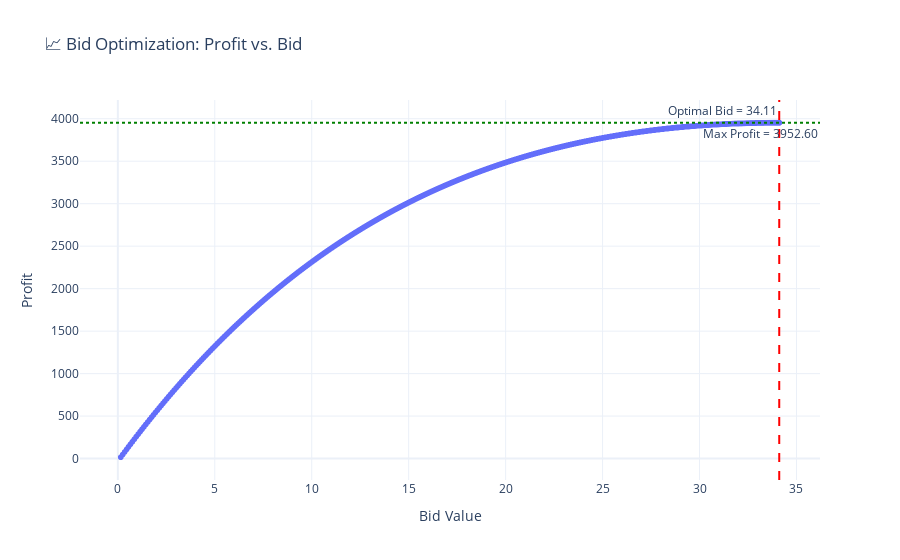
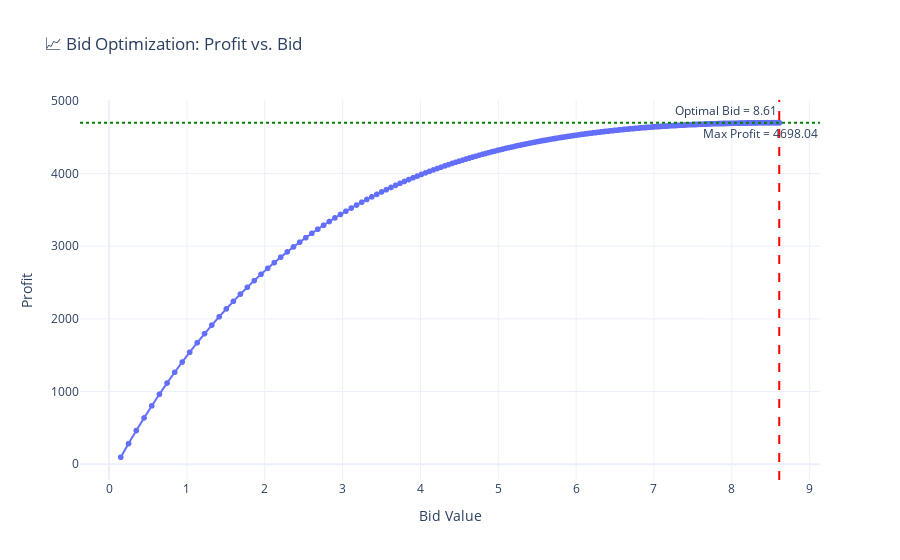
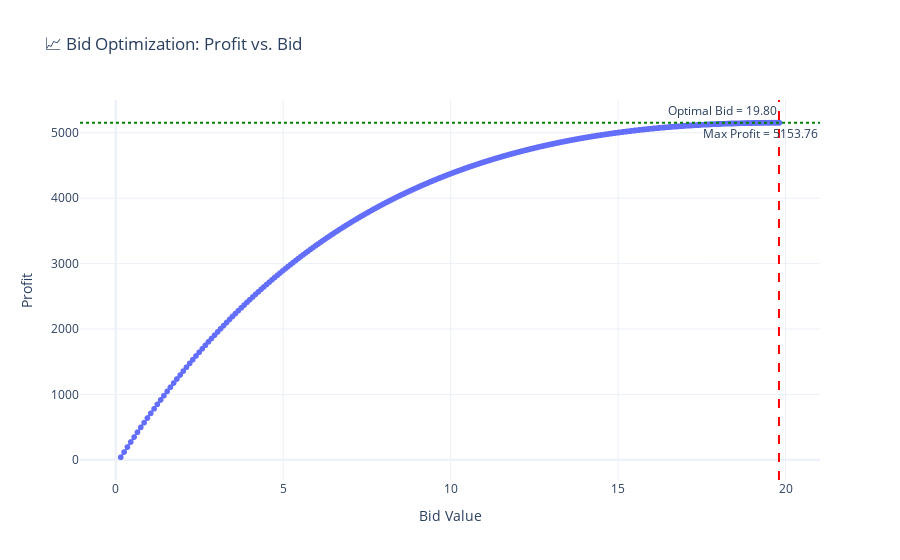
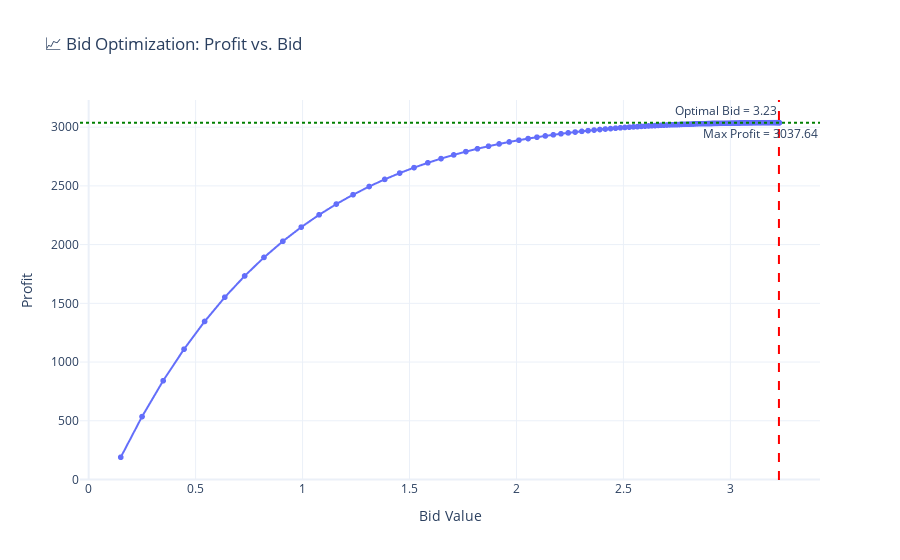

The cell these charts' notebook holds for them, in order:
### Code cell
import jax
import jax.numpy as jnp
import optax
import matplotlib.pyplot as plt

# Constants (you can adjust these)
def Optbid(alpha,beta,ltv,conversion_rate):
    # alpha = 100.0
    # beta = 0.8
    # ltv = 500.0
    # conversion_rate = 0.02

    # Profit Function: Profit(bid)
    def profit_fn(bid):
        clicks = alpha * (1 - jnp.exp(-beta * bid))
        value = ltv * conversion_rate - bid
        return clicks * value

    # Since we want to MAXIMIZE profit, we MINIMIZE negative profit
    def neg_profit(bid):
        return -profit_fn(bid)

    #Initialize bid value (start point)
    bid = jnp.array(0.05)
    optimizer = optax.adam(learning_rate=0.1)
    opt_state = optimizer.init(bid)

    @jax.jit
    def optimization_step(bid, opt_state):
        loss, grad = jax.value_and_grad(neg_profit)(bid)
        updates, opt_state = optimizer.update(grad, opt_state)
        bid = optax.apply_updates(bid, updates)
        return bid, opt_state, -loss  # return profit

    profits = []
    bids = []

    for epoch in range(8000):
        bid, opt_state, profit = optimization_step(bid, opt_state)
        bids.append(float(bid))
        profits.append(float(profit))
    
    # Convert optimization history to DataFrame
    df_plot = pd.DataFrame({
        'Bid': bids,
        'Profit': profits
    })

    print(f"\n✅ Optimal Bid: {float(bid):.4f}")
    print(f"📈 Max Profit: {float(profit):.4f}")
    return df_plot

import plotly.express as px
import plotly.graph_objects as go
import pandas as pd


def plotPlotly(df_plot):
    # Identify optimal values
    optimal_index = df_plot['Profit'].idxmax()
    optimal_bid = df_plot.loc[optimal_index, 'Bid']
    optimal_profit = df_plot.loc[optimal_index, 'Profit']

    # Plot using Plotly
    fig = px.line(
        df_plot,
        x='Bid',
        y='Profit',
        title='📈 Bid Optimization: Profit vs. Bid',
        markers=True,
        labels={'Bid': 'Bid Value', 'Profit': 'Profit'}
    )

    # Add vertical line at optimal bid
    fig.add_vline(
        x=optimal_bid,
        line_dash="dash",
        line_color="red",
        annotation_text=f"Optimal Bid = {optimal_bid:.2f}",
        annotation_position="top left"
    )

    # Add horizontal line at max profit
    fig.add_hline(
        y=optimal_profit,
        line_dash="dot",
        line_color="green",
        annotation_text=f"Max Profit = {optimal_profit:.2f}",
        annotation_position="bottom right"
    )

    # Style
    fig.update_layout(template='plotly_white')
    fig.show()

for item in zip(alphalst,betalst,LTVLst,ConvRate1):
    bidDf=Optbid(alpha=item[0],
           beta=item[1],
           ltv=item[2],
           conversion_rate=item[3])
    plotPlotly(bidDf)

### Figure 1 — Plotly figure (JSON) as saved in the notebook; plotly's stock layout.template omitted (floating-point values rounded to 4 significant figures; data arrays with more than 128 entries replaced by an {"elided": "..."} marker saying what was removed)
{"data": [{"hovertemplate": "Bid Value=%{x}<br>Profit=%{y}<extra></extra>", "legendgroup": "", "line": {"color": "#636efa", "dash": "solid"}, "marker": {"symbol": "circle"}, "mode": "lines+markers", "name": "", "showlegend": false, "type": "scattergl", "x": {"elided": "8000 float values"}, "xaxis": "x", "y": {"elided": "8000 float values"}, "yaxis": "y"}], "layout": {"annotations": [{"showarrow": false, "text": "Optimal Bid = 34.11", "x": 34.11, "xanchor": "right", "xref": "x", "y": 1, "yanchor": "top", "yref": "y domain"}, {"showarrow": false, "text": "Max Profit = 3952.60", "x": 1, "xanchor": "right", "xref": "x domain", "y": 3953.0, "yanchor": "top", "yref": "y"}], "legend": {"tracegroupgap": 0}, "shapes": [{"line": {"color": "red", "dash": "dash"}, "type": "line", "x0": 34.11, "x1": 34.11, "xref": "x", "y0": 0, "y1": 1, "yref": "y domain"}, {"line": {"color": "green", "dash": "dot"}, "type": "line", "x0": 0, "x1": 1, "xref": "x domain", "y0": 3953.0, "y1": 3953.0, "yref": "y"}], "title": {"text": "📈 Bid Optimization: Profit vs. Bid"}, "xaxis": {"anchor": "y", "domain": [0, 1], "title": {"text": "Bid Value"}}, "yaxis": {"anchor": "x", "domain": [0, 1], "title": {"text": "Profit"}}}}

### Figure 2 — Plotly figure (JSON) as saved in the notebook; plotly's stock layout.template omitted (floating-point values rounded to 4 significant figures; data arrays with more than 128 entries replaced by an {"elided": "..."} marker saying what was removed)
{"data": [{"hovertemplate": "Bid Value=%{x}<br>Profit=%{y}<extra></extra>", "legendgroup": "", "line": {"color": "#636efa", "dash": "solid"}, "marker": {"symbol": "circle"}, "mode": "lines+markers", "name": "", "showlegend": false, "type": "scattergl", "x": {"elided": "8000 float values"}, "xaxis": "x", "y": {"elided": "8000 float values"}, "yaxis": "y"}], "layout": {"annotations": [{"showarrow": false, "text": "Optimal Bid = 8.61", "x": 8.609, "xanchor": "right", "xref": "x", "y": 1, "yanchor": "top", "yref": "y domain"}, {"showarrow": false, "text": "Max Profit = 4698.04", "x": 1, "xanchor": "right", "xref": "x domain", "y": 4698.0, "yanchor": "top", "yref": "y"}], "legend": {"tracegroupgap": 0}, "shapes": [{"line": {"color": "red", "dash": "dash"}, "type": "line", "x0": 8.609, "x1": 8.609, "xref": "x", "y0": 0, "y1": 1, "yref": "y domain"}, {"line": {"color": "green", "dash": "dot"}, "type": "line", "x0": 0, "x1": 1, "xref": "x domain", "y0": 4698.0, "y1": 4698.0, "yref": "y"}], "title": {"text": "📈 Bid Optimization: Profit vs. Bid"}, "xaxis": {"anchor": "y", "domain": [0, 1], "title": {"text": "Bid Value"}}, "yaxis": {"anchor": "x", "domain": [0, 1], "title": {"text": "Profit"}}}}

### Figure 3 — Plotly figure (JSON) as saved in the notebook; plotly's stock layout.template omitted (floating-point values rounded to 4 significant figures; data arrays with more than 128 entries replaced by an {"elided": "..."} marker saying what was removed)
{"data": [{"hovertemplate": "Bid Value=%{x}<br>Profit=%{y}<extra></extra>", "legendgroup": "", "line": {"color": "#636efa", "dash": "solid"}, "marker": {"symbol": "circle"}, "mode": "lines+markers", "name": "", "showlegend": false, "type": "scattergl", "x": {"elided": "8000 float values"}, "xaxis": "x", "y": {"elided": "8000 float values"}, "yaxis": "y"}], "layout": {"annotations": [{"showarrow": false, "text": "Optimal Bid = 19.80", "x": 19.8, "xanchor": "right", "xref": "x", "y": 1, "yanchor": "top", "yref": "y domain"}, {"showarrow": false, "text": "Max Profit = 5153.76", "x": 1, "xanchor": "right", "xref": "x domain", "y": 5154.0, "yanchor": "top", "yref": "y"}], "legend": {"tracegroupgap": 0}, "shapes": [{"line": {"color": "red", "dash": "dash"}, "type": "line", "x0": 19.8, "x1": 19.8, "xref": "x", "y0": 0, "y1": 1, "yref": "y domain"}, {"line": {"color": "green", "dash": "dot"}, "type": "line", "x0": 0, "x1": 1, "xref": "x domain", "y0": 5154.0, "y1": 5154.0, "yref": "y"}], "title": {"text": "📈 Bid Optimization: Profit vs. Bid"}, "xaxis": {"anchor": "y", "domain": [0, 1], "title": {"text": "Bid Value"}}, "yaxis": {"anchor": "x", "domain": [0, 1], "title": {"text": "Profit"}}}}

### Figure 4 — Plotly figure (JSON) as saved in the notebook; plotly's stock layout.template omitted (floating-point values rounded to 4 significant figures; data arrays with more than 128 entries replaced by an {"elided": "..."} marker saying what was removed)
{"data": [{"hovertemplate": "Bid Value=%{x}<br>Profit=%{y}<extra></extra>", "legendgroup": "", "line": {"color": "#636efa", "dash": "solid"}, "marker": {"symbol": "circle"}, "mode": "lines+markers", "name": "", "showlegend": false, "type": "scattergl", "x": {"elided": "8000 float values"}, "xaxis": "x", "y": {"elided": "8000 float values"}, "yaxis": "y"}], "layout": {"annotations": [{"showarrow": false, "text": "Optimal Bid = 3.23", "x": 3.227, "xanchor": "right", "xref": "x", "y": 1, "yanchor": "top", "yref": "y domain"}, {"showarrow": false, "text": "Max Profit = 3037.64", "x": 1, "xanchor": "right", "xref": "x domain", "y": 3038.0, "yanchor": "top", "yref": "y"}], "legend": {"tracegroupgap": 0}, "shapes": [{"line": {"color": "red", "dash": "dash"}, "type": "line", "x0": 3.227, "x1": 3.227, "xref": "x", "y0": 0, "y1": 1, "yref": "y domain"}, {"line": {"color": "green", "dash": "dot"}, "type": "line", "x0": 0, "x1": 1, "xref": "x domain", "y0": 3038.0, "y1": 3038.0, "yref": "y"}], "title": {"text": "📈 Bid Optimization: Profit vs. Bid"}, "xaxis": {"anchor": "y", "domain": [0, 1], "title": {"text": "Bid Value"}}, "yaxis": {"anchor": "x", "domain": [0, 1], "title": {"text": "Profit"}}}}
